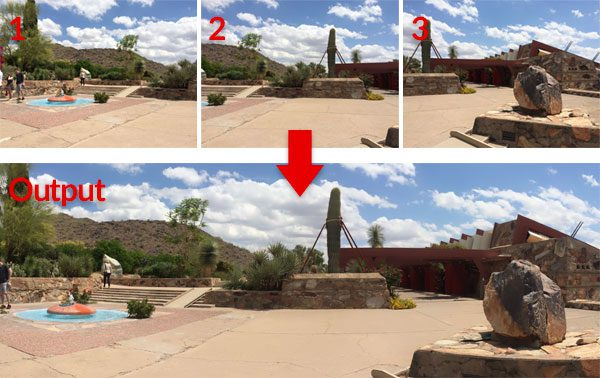
#> input picture image_stitching_opencv_header.jpg, 600 x 378 px, given in place of the camera
$ python color_contour_shape_detection.py
#> lines starting #> are read from the running program, lines starting #| are printed output that depends on the picture; after the words box and inside, x2 and y2 are one past the last pixel; in counts of white or black regions, pixels touching at a corner belong together
import cv2
import numpy as np

def main():
    cap = cv2.VideoCapture(0)

    while True:
        ret, frame = cap.read()
#> frame is the input picture: shape (378, 600, 3); mean B, G, R 137.2, 144.8, 156.7

        if not ret:
            break

        hsv_frame = cv2.cvtColor(frame, cv2.COLOR_BGR2HSV)
#> hsv_frame: shape (378, 600, 3); mean H, S, V 46.4, 76, 168.5

        # lower_white = np.array([0, 0, 150])
        # upper_white = np.array([255, 30, 255])
        # blue
        lower_blue = np.array([90, 50, 50])
        upper_blue = np.array([130, 255, 255])

        white_mask = cv2.inRange(hsv_frame, lower_blue, upper_blue)
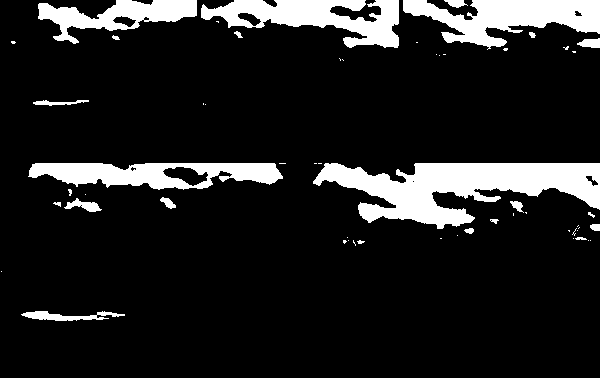
#> white_mask: shape (378, 600); 13% white; 57 white regions (35 under 20 px), largest, box (x1, y1, x2, y2) and area: (313, 163, 600, 229) 9950, (403, 0, 600, 50) 5180, (201, 0, 399, 48) 4897

        kernel = np.ones((5, 5), np.uint8)
        white_mask = cv2.erode(white_mask, kernel, iterations=1)
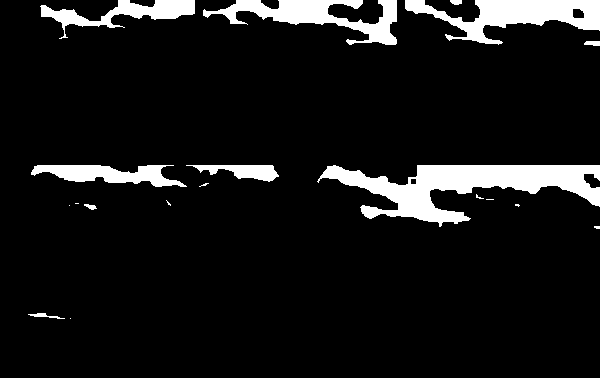
#> white_mask: shape (378, 600); 8.9% white; 19 white regions (9 under 20 px), largest, box (x1, y1, x2, y2) and area: (317, 165, 600, 227) 7601, (405, 0, 600, 45) 4031, (203, 0, 397, 45) 3429
        white_mask = cv2.dilate(white_mask, kernel, iterations=1)
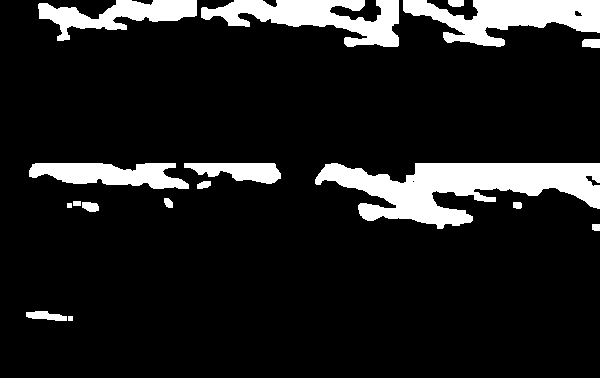
#> white_mask: shape (378, 600); 12.2% white; 17 white regions

        white_detected = cv2.bitwise_and(frame, frame, mask=white_mask)
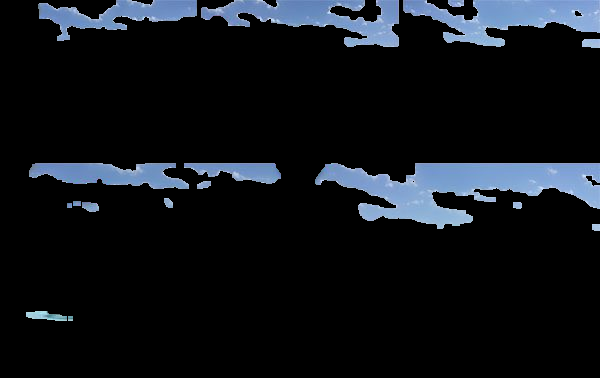
#> white_detected: shape (378, 600, 3); mean B, G, R 24.9, 19.6, 15.8

        # Contour Detection
        contours, _ = cv2.findContours(white_mask, cv2.RETR_EXTERNAL, cv2.CHAIN_APPROX_SIMPLE)
#> contours = 17 contours, 2 with area under 20; largest, box (x1, y1, x2, y2) and area: (315, 163, 600, 229) 9335, (403, 0, 600, 47) 4816, (201, 0, 399, 47) 4415, (38, 0, 197, 41) 2732, (29, 163, 189, 189) 2602
        cv2.drawContours(white_detected, contours, -1, (0, 255, 0), 2)
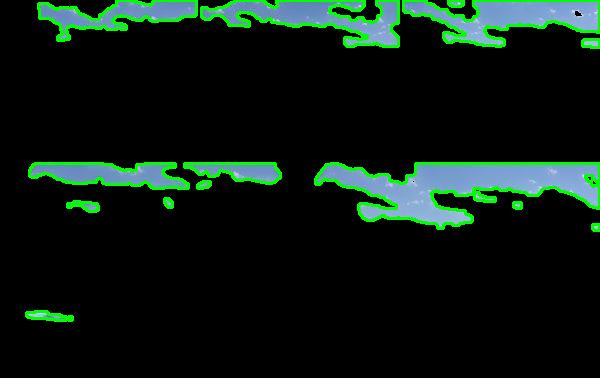
#> white_detected: shape (378, 600, 3); 5.01% of pixels changed, all inside (x1, y1, x2, y2) = (25, 0, 600, 322)

        for contour in contours:
            # Calculate the approximate polygon that fits the contour
            approx = cv2.approxPolyDP(contour, 0.04 * cv2.arcLength(contour, True), True)

            # Get the number of vertices of the polygon
            num_vertices = len(approx)

            # Get the centroid of the contour
            M = cv2.moments(contour)
            cX = int(M["m10"] / M["m00"])
            cY = int(M["m01"] / M["m00"])

            # Label the shape based on the number of vertices
            if num_vertices == 3:
                shape_label = "Triangle"
            else:
                shape_label = "Circle"

            # Display the shape label outside the contour
            cv2.putText(white_detected, shape_label, (cX + 10, cY), cv2.FONT_HERSHEY_SIMPLEX, 0.5, (255, 255, 255), 2)
#> this loop made 17 passes
#> (approx, num_vertices, cX, cY, shape_label) on passes 1, 2, 3, 4, 5, 7, 10, 11, 12: ([[68, 316], [68, 320], [72, 320], [72, 316]], 4, 70, 318, 'Circle'), ([[26, 312], [32, 318], [66, 320], [47, 311]], 4, 45, 315, 'Circle'), ([[592, 224], [592, 229], [599, 230], [599, 224]], 4, 595, 226, 'Circle'), ([[67, 203], [67, 207], [71, 207], [71, 203]], 4, 69, 205, 'Circle'), ([[513, 202], [513, 207], [521, 207], [520, 202]], 4, 517, 204, 'Circle'), ([[73, 201], [73, 205], [80, 205], [80, 201]], 4, 76, 203, 'Circle'), ([[315, 179], [599, 208], [599, 163]], 3, 461, 186, 'Triangle'), ([[184, 163], [280, 178], [274, 163]], 3, 240, 170, 'Triangle'), ([[29, 170], [188, 188], [175, 163]], 3, 109, 173, 'Triangle')
#> (num_vertices, cX, cY, shape_label) on passes 6, 8, 9, 14: (5, 90, 206, 'Circle'), (5, 168, 202, 'Circle'), (6, 203, 184, 'Circle'), (5, 455, 2, 'Circle')
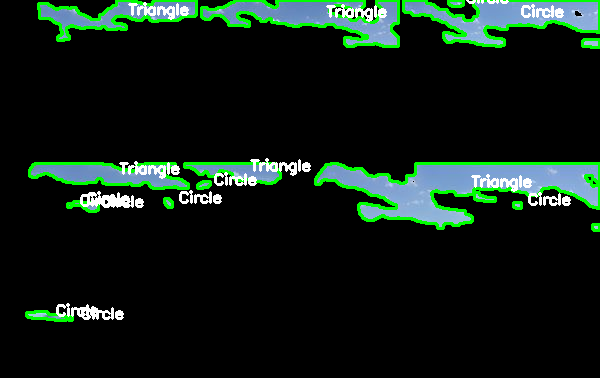
#> white_detected: shape (378, 600, 3); 2.1% of pixels changed, all inside (x1, y1, x2, y2) = (56, 0, 571, 320)

        cv2.imshow('Original', frame)
        cv2.imshow('White Detector', white_detected)

        if cv2.waitKey(1) == 27:  # Press 'Esc' key to exit
#> (key Esc is pressed here)
            break

    cap.release()
    cv2.destroyAllWindows()

if __name__ == "__main__":
    main()

$ run again, on 3.jpg
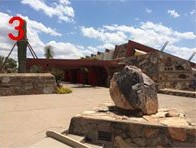
#> input picture 3.jpg, 196 x 148 px, given in place of the camera
#> in main, frame is the input picture: shape (148, 196, 3); mean B, G, R 132.8, 134.2, 143.1
#> hsv_frame: shape (148, 196, 3); mean H, S, V 49.8, 80.8, 159.9
#> in main, `white_mask = cv2.inRange(hsv_frame, lower_blue, upper_blue)`:
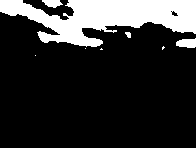
#> white_mask: shape (148, 196); 18.8% white; 8 white regions (4 under 20 px), largest, box (x1, y1, x2, y2) and area: (0, 0, 196, 47) 5145, (176, 38, 196, 48) 156, (42, 0, 63, 8) 113, (125, 32, 131, 38) 27
#> contours = 3 contours; box (x1, y1, x2, y2) and area: (0, 0, 196, 47) 4794, (177, 39, 196, 48) 126, (44, 0, 60, 7) 80
#> the loop in main, `for contour in contours:` made 3 passes
#> (approx, cX, cY) on passes 1 to 3: ([[177, 41], [179, 46], [195, 46], [195, 39]], 186, 42), ([[44, 0], [48, 6], [59, 5], [59, 0]], 51, 2), ([[0, 0], [42, 41], [195, 32], [195, 0]], 107, 16)
#> after the loop in main, `for contour in contours:`:
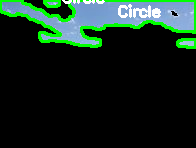
#> white_detected: shape (148, 196, 3); mean B, G, R 29.8, 40.2, 19.8
